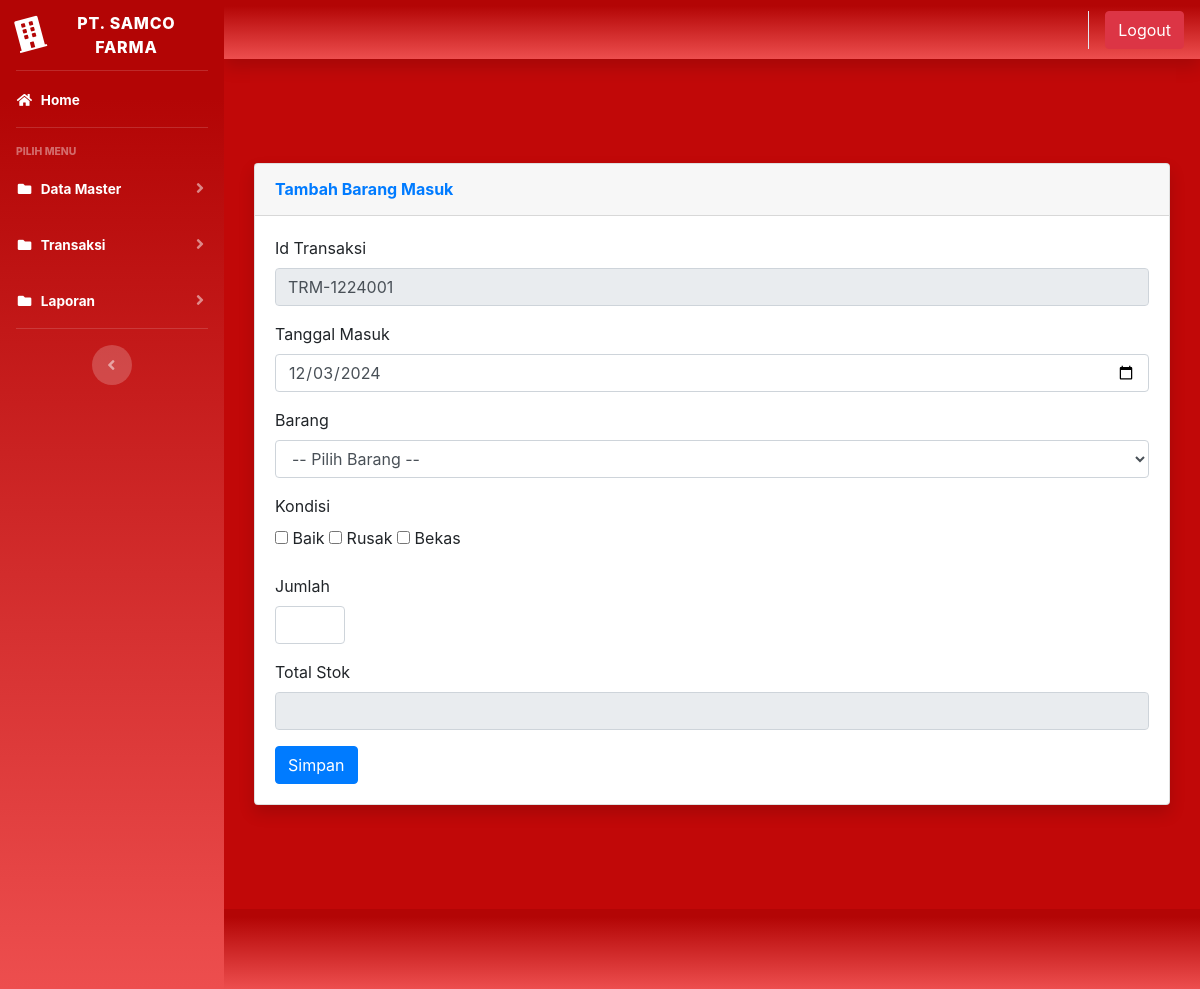
Before: /index.php?page=barangmasuk&aksi=tambahbarangmasuk (signed in) with the older database file.
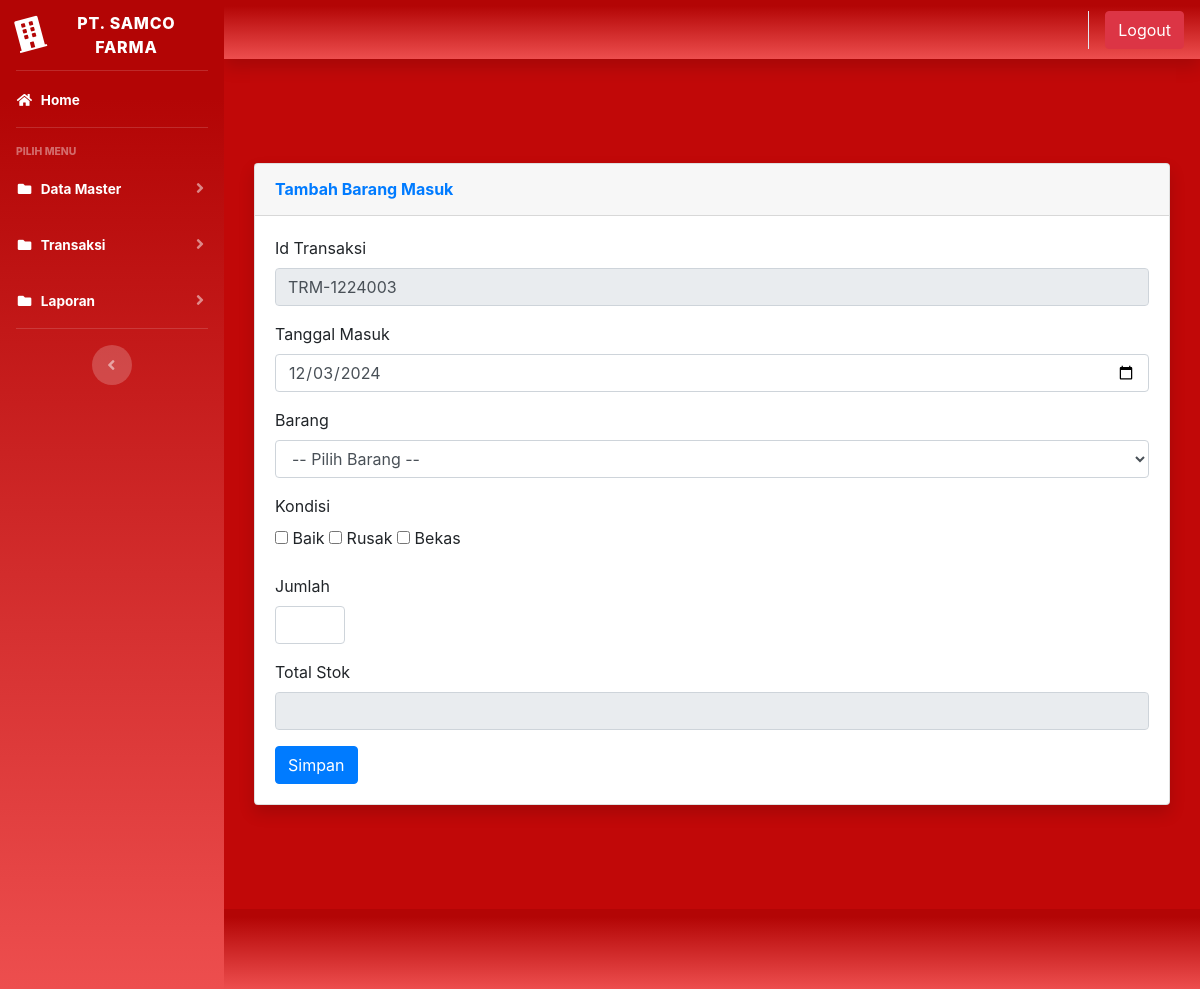
After: the same page with the newer database file.
### tables this page shows
CREATE TABLE `barang_masuk` (
  `id` int(11) NOT NULL,
  `id_transaksi` varchar(100) DEFAULT NULL,
  `tanggal` date DEFAULT NULL,
  `kode_barang` varchar(100) DEFAULT NULL,
  `nama_barang` varchar(100) DEFAULT NULL,
  `kondisi` varchar(100) NOT NULL,
  `jumlah` varchar(150) DEFAULT NULL,
  `satuan` varchar(100) NOT NULL
);

### page/barangmasuk/tambahbarangmasuk.php (the view, shortened to what this page needs)
<?php
$koneksi = new mysqli("localhost", "root", "", "webinventory");
$no = mysqli_query($koneksi, "SELECT id_transaksi FROM barang_masuk ORDER BY id_transaksi DESC LIMIT 1");
if ($no && mysqli_num_rows($no) > 0) {
	$idtran = mysqli_fetch_array($no);
	$kode = $idtran['id_transaksi'];
	$urut = substr($kode, 8, 3);
	$tambah = (int) $urut + 1;
} else {
	$tambah = 1;
}
$bulan = date("m");
$tahun = date("y");
if (strlen($tambah) == 1) {
	$format = "TRM-" . $bulan . $tahun . "00" . $tambah;
} else if (strlen($tambah) == 2) {
	$format = "TRM-" . $bulan . $tahun . "0" . $tambah;
} else {
	$format = "TRM-" . $bulan . $tahun . $tambah;
}
$tanggal_masuk = date("Y-m-d");
?>
<div class="container-fluid">
	<div class="card shadow mb-4">
		<div class="card-header py-3">
			<h6 class="m-0 font-weight-bold text-primary">Tambah Barang Masuk</h6>
		</div>
		<div class="card-body">
			<div class="table-responsive">
				<div class="body">
					<form method="POST" enctype="multipart/form-data">
						<label for="">Id Transaksi</label>
						<div class="form-group">
							<div class="form-line">
								<input type="text" name="id_transaksi" class="form-control" id="id_transaksi"
									value="<?php echo $format; ?>" readonly />
							</div>
						</div>
						<label for="">Tanggal Masuk</label>
						<div class="form-group">
							<div class="form-line">
								<input type="date" name="tanggal_masuk" class="form-control" id="tanggal_masuk"
									value="<?php echo $tanggal_masuk; ?>" />
							</div>
						</div>
						<label for="">Barang</label>
						<div class="form-group">
							<div class="form-line">
								<select name="barang" id="cmb_barang" class="form-control" onchange="updateTotalStok()">
									<option value="">-- Pilih Barang --</option>
								</select>
							</div>
						</div>
						<label for="kondisi">Kondisi</label>
						<div class="form-group">
							<div class="form-line">
								<div class="checkbox-group">
									<label><input type="checkbox" name="kondisi[]" value="Baik" /> Baik</label>
									<label><input type="checkbox" name="kondisi[]" value="Rusak" /> Rusak</label>
									<label><input type="checkbox" name="kondisi[]" value="Bekas" /> Bekas</label>
								</div>
							</div>
						</div>
						<label for="jumlah">Jumlah</label>
						<div class="form-group">
							<div class="form-line">
								<input type="number" name="jumlahmasuk" class="form-control" style="max-width: 70px;"
									inputmode="numeric" min="0" step="1" id="jumlahmasuk"
									onchange="updateTotalStok()" />
							</div>
						</div>
						<label for="jumlah">Total Stok</label>
						<div class="form-group">
							<div class="form-line">
								<input readonly="readonly" name="jumlah" id="jumlah" type="number" class="form-control"
									value="<?php echo $stok_gudang; ?>" />
							</div>
						</div>
						<input type="submit" name="simpan" value="Simpan" class="btn btn-primary">
					</form>
				</div>
			</div>
		</div>
	</div>

Changed rows visible on the page:
added barang_masuk: id_transaksi "TRM-1224003"
Other visible differences:
form field id_transaksi: "TRM-1224001" → (not shown)
